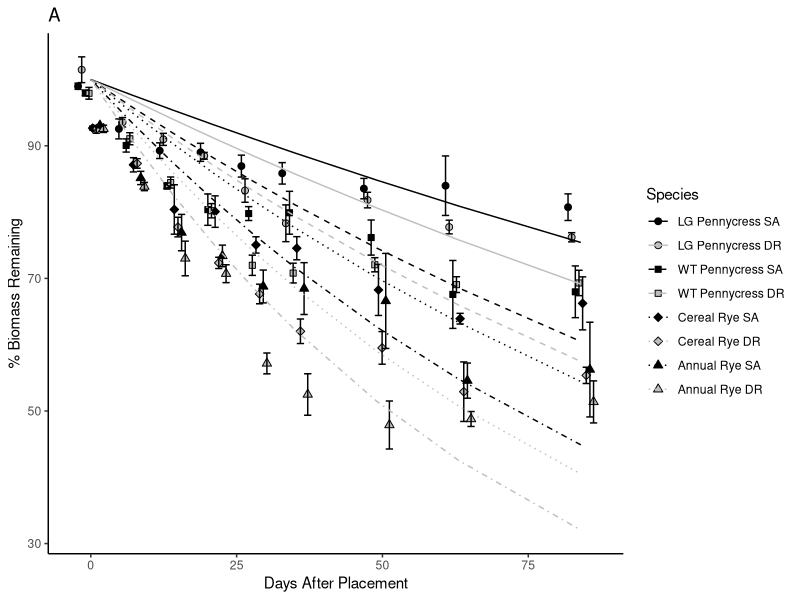
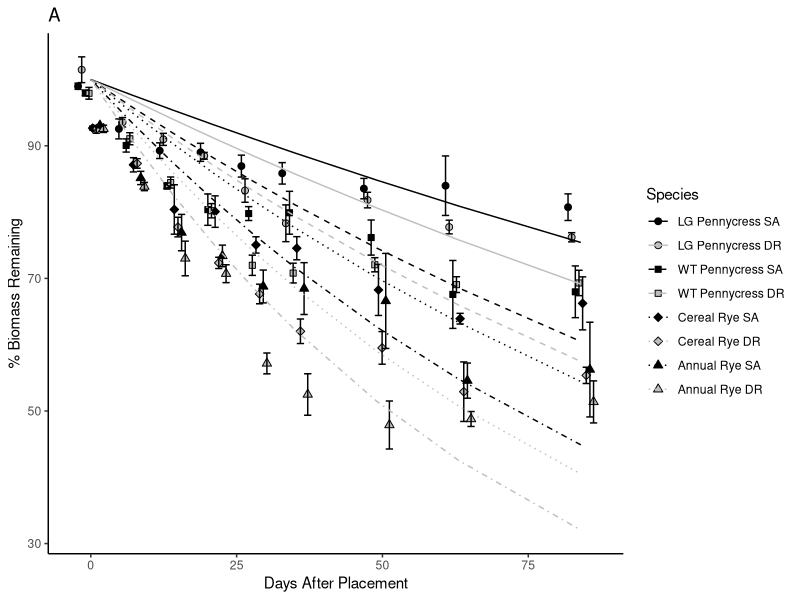
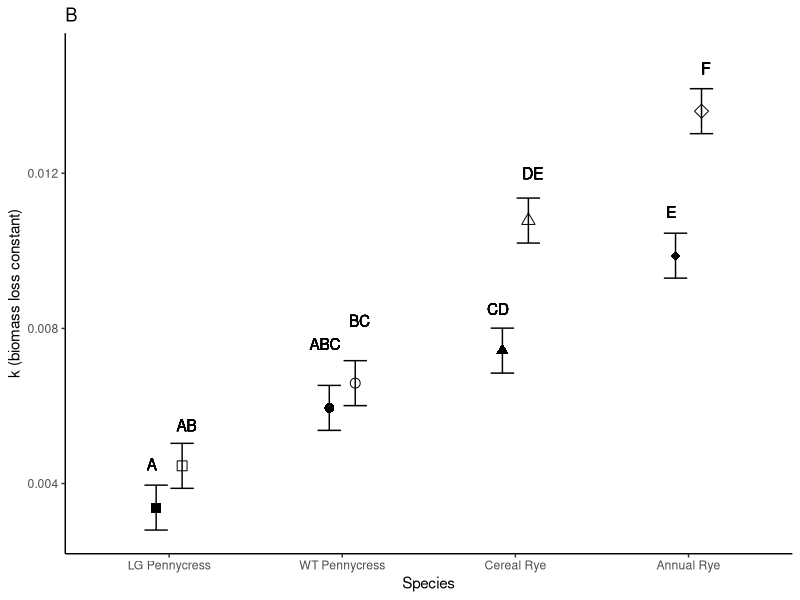
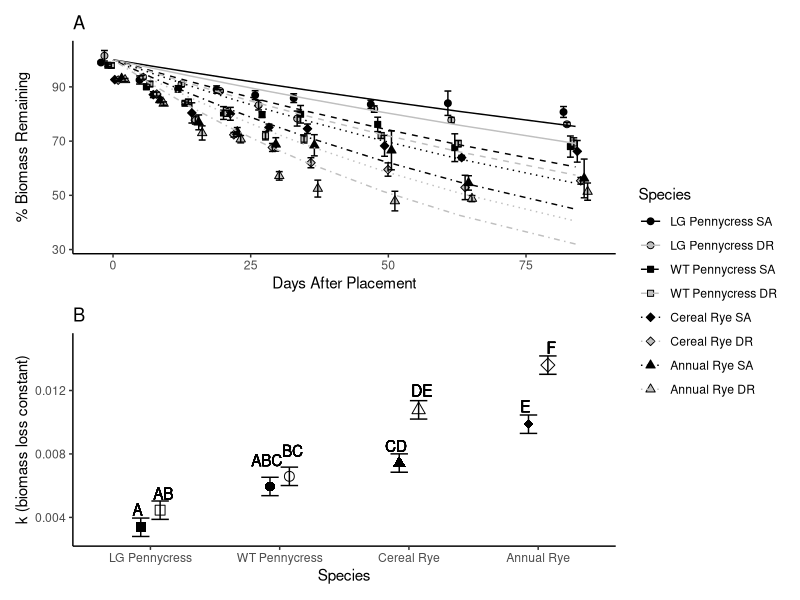
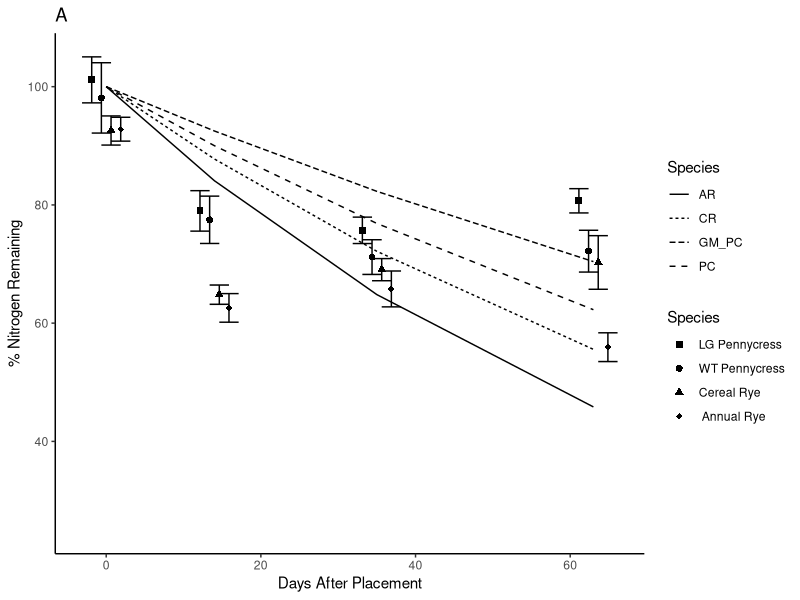
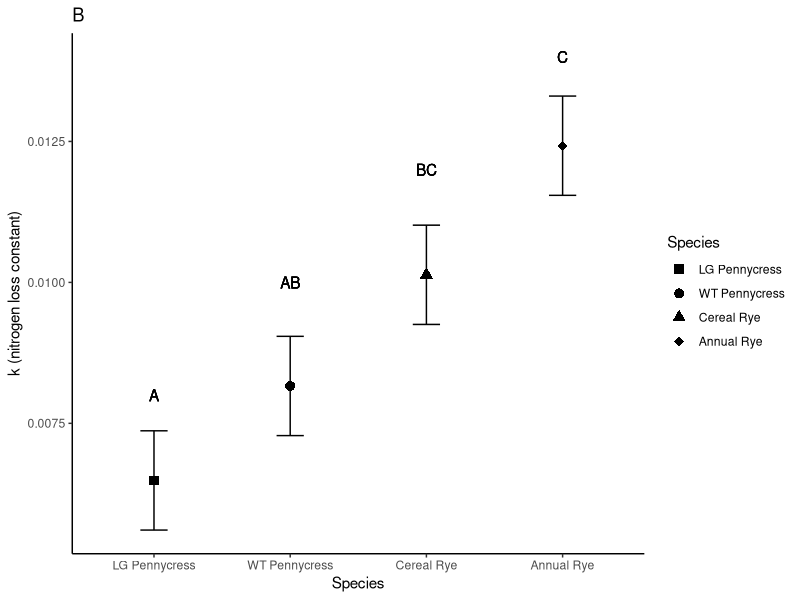
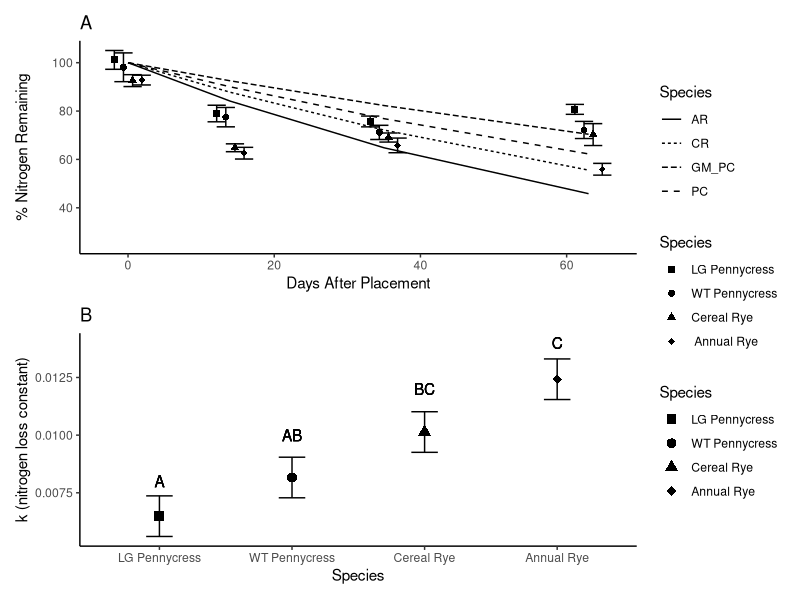
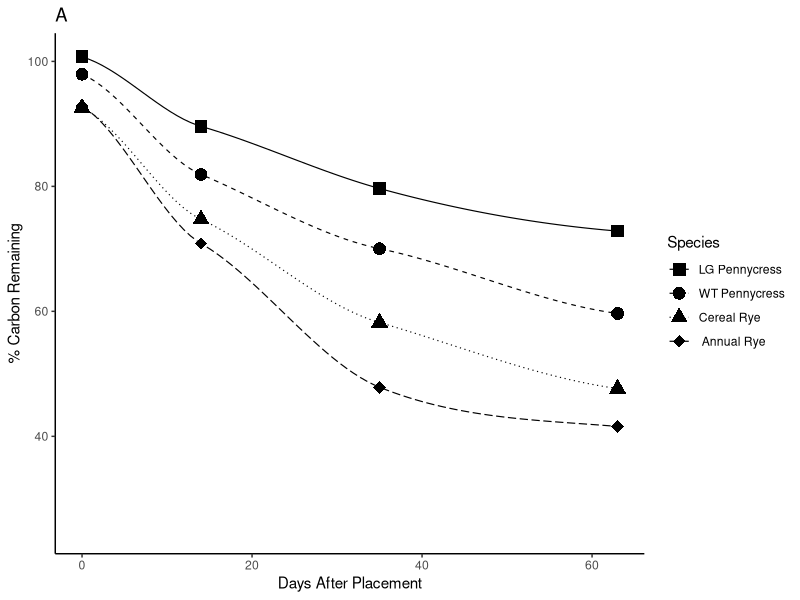

Here is the R script that generated these plots, in order:
# LOAD LIBRARIES ----
library(tidyverse) 
library(patchwork)

# OBJECTIVE ----
# I'm going to use this file for all of the final plotting
# I need to do so that I can do it all in one place.
# At the end of the biomass, nitrogen, and carbon analysis scripts
#I saved the relevant files as csv files
# in the filepath: "output/final". The full data frame for
# the nitrogen and carbon loss data is created and 
# saved in the carbon analysis file so that I only had to do it 
# once and put it in one place. 
# going to start by plotting the percent remaining over time, 
# and them the emmeans graphs with relevant
# statistics. Will see where to go from there. 

# READ IN THE DATA ----

# full nitrogen and carbon data ----
nutrients.df <- 
  read_csv("output/final files from import and k calcs/from import and clean/nutrients.csv")

# full decomp data ----
biomass.df <- 
  read_csv("output/final files from import and k calcs/from import and clean/total biomass.csv")

# now we load in the emmeans for those plots 
# biomass ----
biomass_k_emmeans.df <- 
  read_csv("output/statistical results/biomass results.csv")

# nitrogen ----
nitrogen_k_emmeans.df <- 
  read_csv("output/statistical results/nitrogen results.csv")

# carbon ----
carbon_k_emmeans.df <- 
  read_csv("output/statistical results/carbon results.csv")

# carbon to nitrogen ratios ----
ratios.df <- 
  read_csv("output/carbon to nitrogen ratios/c to n ratios.csv")

# carbon to nitrogen ratios by soil ----
ratio_soils.df <- 
  read_csv("output/carbon to nitrogen ratios/ c to n ratios by soil.csv")

# READ IN FITTED VALUES FOR PLOTTING ----

# biomass ----
biomass_fitted.df <- 
  read_csv("output/final files from import and k calcs/k values/fitted biomass.csv")
  
# nitrogen ----
nitrogen_fitted.df <-
  read_csv("output/final files from import and k calcs/k values/fitted nitrogen.csv")
  
# carbon ----
carbon_fitted.df <- 
  read_csv("output/final files from import and k calcs/k values/fitted carbon.csv")

# CLEANING OF FILES ----

# add species to biomass data frame 
biomass_k_emmeans.df <- biomass_k_emmeans.df %>%
  mutate(spp = case_when(
    trt == "GM_PC_1" ~ "gm_pc",
    trt == "GM_PC_2" ~ "gm_pc",
    trt == "PC_1" ~ "pc",
    trt == "PC_2" ~ "pc",
    trt == "CR_1" ~ "cr",
    trt == "CR_2" ~ "cr",
    trt == "AR_1" ~ "ar",
    trt == "AR_2" ~ "ar"))

# add soil to biomass data frame
biomass_k_emmeans.df <- biomass_k_emmeans.df %>%
  mutate(soil = case_when(
    trt == "GM_PC_1" ~ "1",
    trt == "GM_PC_2" ~ "2",
    trt == "PC_1" ~ "1",
    trt == "PC_2" ~ "2",
    trt == "CR_1" ~ "1",
    trt == "CR_2" ~ "2",
    trt == "AR_1" ~ "1",
    trt == "AR_2" ~ "2"))

# may have to put species and soil block together for the biomass days plot
biomass_fitted.df <- biomass_fitted.df %>%
  mutate(trt = paste(spp, soil_block, sep = "_"))

biomass.df <- biomass.df %>%
  mutate(trt = paste(spp, soil_block, sep = "_"))

biomass_fitted.df <- biomass_fitted.df %>%
  mutate(trt = as.factor(trt)) %>%
  mutate(trt = fct_relevel(trt,
                           "GM_PC_1", "GM_PC_2", "PC_1", "PC_2", "CR_1", "CR_2",
                           "AR_1", "AR_2")) 

# set up the factors for nitrogen 


# rename treatment to spp_soil to work with the graphs i aleady wrote
biomass_k_emmeans.df<- biomass_k_emmeans.df %>%
  rename(spp_soil = trt)

# FIGURES ----

# BIOMASS ----

# NEED TO 

# percent remaining
total_biomass_days.plot <- biomass.df %>%
  mutate(spp = as.factor(trt)) %>%
  mutate(trt = fct_relevel(trt,
                                "GM_PC_1", "GM_PC_2", "PC_1", "PC_2", "CR_1", "CR_2",
                                "AR_1", "AR_2")) %>%
  ggplot(mapping = aes(days, pct_mass_remain, 
                       shape = as.factor(trt), fill = trt)) + 
  stat_summary(fun = mean, na.rm = TRUE, geom = "point", size = 2,
               position = position_dodge(width = 5)) +
  stat_summary(fun.data = mean_se, na.rm = TRUE, geom = "errorbar", width = 10,
               position = position_dodge(width = 5)) +
  geom_line(data = biomass_fitted.df,
            aes(x= days, y=.fitted, linetype= as.factor(trt), color = as.factor(trt)))+
  labs(x = "Days After Placement", y = "% Biomass Remaining") +
  scale_shape_manual(name = "Species",
                     label = c("LG Pennycress SA","LG Pennycress DR",
                               "WT Pennycress SA", "WT Pennycress DR", 
                               "Cereal Rye SA", "Cereal Rye DR",
                               "Annual Rye SA", "Annual Rye DR"),
                     values = c(21, 21, 22, 22, 23,23, 24, 24)) +
  scale_linetype_manual(name = "Species",
                        label =
                          c("LG Pennycress SA","LG Pennycress DR",
                            "WT Pennycress SA", "WT Pennycress DR", 
                            "Cereal Rye SA", "Cereal Rye DR",
                            "Annual Rye SA", "Annual Rye DR"),
                        values = c(1, 1, 2, 2, 3, 3, 4, 4)) +
  scale_fill_manual(name = "Species",
                     label = c("LG Pennycress SA","LG Pennycress DR",
                               "WT Pennycress SA", "WT Pennycress DR", 
                               "Cereal Rye SA", "Cereal Rye DR",
                               "Annual Rye SA", "Annual Rye DR"),
                     values = c("black", "gray75", "black", "gray75",
                                "black", "gray75", "black", "gray75")) +
  scale_color_manual(name = "Species",
                    label = c("LG Pennycress SA","LG Pennycress DR",
                              "WT Pennycress SA", "WT Pennycress DR", 
                              "Cereal Rye SA", "Cereal Rye DR",
                              "Annual Rye SA", "Annual Rye DR"),
                    values = c("black", "gray75", "black", "gray75",
                               "black", "gray75", "black", "gray75")) +
  labs(shape = "Species", linetype = "Species") +
  expand_limits(y = 45) +
  ggtitle("A") +
  theme_classic()

total_biomass_days.plot

# WHAT METHOD DO WE USE FOR SMOOTH LINE???? ----
  # geom_smooth( aes(x = days, y = pct_mass_remain_corr, color=spp),
  #              method = "nls", formula = y ~ 100 * exp(-k*x), 
  #              method.args = list(start = c(k=0.001)), se = FALSE)

# geom_smooth(se = FALSE, color = "black", size = 0.4) +

# geom_smooth(se = FALSE, color = "black", size = 0.4, method="loess", span = 1.3) +


total_biomass_days.plot

# emm contrasts
biomass_contrast.plot <- biomass_k_emmeans.df %>%
  mutate(spp = fct_relevel(spp, "gm_pc", "pc", "cr", "ar")) %>%
  mutate(spp_soil = fct_relevel(spp_soil,
                                "GM_PC_1", "GM_PC_2", "PC_1", "PC_2", "CR_1", "CR_2",
                                "AR_1", "AR_2")) %>%
  ggplot(aes(x=spp)) +
  geom_point(aes(y=emmean, shape = spp_soil, group = soil), 
             position = position_dodge2(width = 0.3), size = 3) +
  geom_errorbar(aes(ymin = emmean-SE, ymax = emmean+SE, group = soil), 
                position = position_dodge2(0.3),
                stat="identity", width = 0.3) + 
  labs(x="Species", y= "k (biomass loss constant)")  +
  geom_text(aes(x = 0.9, y = .0045, label = "A")) +
  geom_text(aes(x = 1.1, y = .0055, label = "AB")) +
  geom_text(aes(x = 1.9, y = .0076, label = "ABC")) +
  geom_text(aes(x = 2.1, y = .0082, label = "BC")) +
  geom_text(aes(x = 2.9, y = .0085, label = "CD"))+
  geom_text(aes(x = 3.1, y = .012, label = "DE")) +
  geom_text(aes(x = 3.9, y = .011, label = "E"))+
  geom_text(aes(x = 4.1, y = .0147, label = "F")) +
  scale_x_discrete(labels = c("pc" = "WT Pennycress", "gm_pc" = "LG Pennycress",
                              "cr" = "Cereal Rye", "ar" = "Annual Rye")) +
  scale_shape_manual(name = "Soil ",
                     label = c("LG Pennycress SA","LG Pennycress DR",
                               "WT Pennycress SA", "WT Pennycress DR", 
                               "Cereal Rye SA", "Cereal Rye DR",
                               "Annual Rye SA", "Annual Rye DR"),
                     values = c(15, 0, 16, 1, 17, 2, 18, 5)) +
  expand_limits(ymin = 0.005, ymax = 0.015) +
  ggtitle("B") +
  theme_classic() +
  theme(legend.position = "none")

biomass_contrast.plot

# full
total_biomass_days.plot + biomass_contrast.plot + plot_layout(ncol = 1, guides = "collect")


# NITROGEN ----

# mass remaining 
nitrogen_days.plot <- nutrients.df %>%
   mutate(spp = as.factor(spp)) %>%
   mutate(spp = fct_relevel(spp, "GM_PC", "PC", "CR", "AR")) %>%
  ggplot(mapping = aes(days, pct_n_remain, shape = spp)) +
  stat_summary(fun = mean, na.rm = TRUE, geom = "point", size = 2,
               position = position_dodge(width = 5)) +
  stat_summary(fun.data = mean_se, na.rm = TRUE, geom = "errorbar", width = 10,
               position = position_dodge(width = 5)) +
  geom_line(data = nitrogen_fitted.df,
            aes(x= days, y=.fitted, linetype = as.factor(spp)))+
  labs(x = "Days After Placement", y = "% Nitrogen Remaining") +
  scale_shape_manual(name = "Species", 
                     label = c("LG Pennycress", "WT Pennycress", "Cereal Rye", " Annual Rye"),
                     values = c(15, 16, 17, 18)) +
  # scale_linetype_manual(name = "Species",
  #                       label =
  #                         c("LG Pennycress", "WT Pennycress", "Cereal Rye", " Annual Rye"),
  #                       values = c(1, 2, 3, 5)) +
  labs(shape = "Species", linetype = "Species") +
  expand_limits(y = 25) +
  ggtitle("A") +
  theme_classic()

nitrogen_days.plot

# emmeans with spp on x
# empty shapes with fill for soil - soil type differentially affects decomposition by species 
nitrogen_emm.plot <- nitrogen_k_emmeans.df %>%
  mutate(spp = fct_relevel(spp, "GM_PC", "PC", "CR", "AR")) %>%
  ggplot(aes(x=spp, shape = spp)) +
  geom_point(aes(y=emmean), size=3) +
  geom_errorbar(aes(ymin = emmean-SE, ymax = emmean+SE), 
                stat="identity", width = 0.2) +
  labs(x="Species", y= "k (nitrogen loss constant)")  +
  geom_text(aes(x = 1, y = .008, label = "A")) +
  geom_text(aes(x = 2, y = .010, label = "AB")) +
  geom_text(aes(x = 3, y = .012, label = "BC"))+
  geom_text(aes(x = 4, y = .014, label = "C")) +
  scale_x_discrete(labels = c("PC" = "WT Pennycress", "GM_PC"= "LG Pennycress",
                              "CR" = "Cereal Rye", "AR" = "Annual Rye")) +
  scale_shape_manual(name = "Species", 
                     label = c("LG Pennycress", "WT Pennycress", "Cereal Rye", "Annual Rye"),
                     values = c(15, 16, 17, 18)) +
  ggtitle("B") +
  theme_classic()

nitrogen_emm.plot

# full
nitrogen_days.plot + nitrogen_emm.plot + plot_layout(guides = "collect", ncol = 1)

# CARBON ----

# mass remaining 
carbon.plot <- nutrients.df %>%
  mutate(spp = as.factor(spp)) %>%
  mutate(spp = fct_relevel(spp, "GM_PC", "PC", "CR", "AR")) %>%
  ggplot(mapping = aes(days, pct_c_remain, shape = spp, linetype = spp)) +
  stat_summary(fun = mean, na.rm = TRUE, geom = "point", size = 4) +
  geom_smooth(se = FALSE, color = "black", size = 0.4) +
  stat_summary(fun = mean, na.rm = TRUE, geom = "point", size = 3) +
  labs(x = "Days After Placement", y = "% Carbon Remaining") +
  scale_shape_manual(name = "Species", 
                     label = c("LG Pennycress", "WT Pennycress", "Cereal Rye", " Annual Rye"),
                     values = c(15, 16, 17, 18)) +
  scale_linetype_manual(name = "Species",
                        label =
                          c("LG Pennycress", "WT Pennycress", "Cereal Rye", " Annual Rye"),
                        values = c(1, 2, 3, 5)) +
  labs(shape = "Species", linetype = "Species") +
  expand_limits(y = 25) +
  ggtitle("A") +
  theme_classic()

carbon.plot

# emmeans 
carbon_emm.plot <- carbon_k_emmeans.df %>%
  mutate(spp = fct_relevel(spp, "GM_PC", "PC", "CR", "AR")) %>%
  ggplot(aes(x=spp, shape = spp)) +
  geom_point(aes(y=emmean), size=3) +
  geom_errorbar(aes(ymin = emmean-SE, ymax = emmean+SE), 
                stat="identity", width = 0.2) +
  labs(x="Species", y= "k (carbon loss constant)")  +
  geom_text(aes(x = 1, y = .007, label = "A")) +
  geom_text(aes(x = 2, y = .011, label = "B")) +
  geom_text(aes(x = 3, y = .0162, label = "C"))+
  geom_text(aes(x = 4, y = .02, label = "D")) +
  scale_x_discrete(labels = c("PC" = "WT Pennycress", "GM_PC"= "LG Pennycress",
                              "CR" = "Cereal Rye", "AR" = "Annual Rye")) +
  scale_shape_manual(name = "Species", 
                     label = c("LG Pennycress", "WT Pennycress", "Cereal Rye", "Annual Rye"),
                     values = c(15, 16, 17, 18)) +
  expand_limits(ymin = 0.005, ymax = 0.02) +
  ggtitle("B") +
  theme_classic()

carbon_emm.plot

# carbon plots together
carbon.plot + carbon_emm.plot + plot_layout(ncol = 1)

# PUT THE PLOTS TOGETHER FOR THE PAPER ----

# biomass ----
final_biomass.plot <- 
  total_biomass_days.plot + biomass_contrast.plot + plot_layout(ncol = 1, guides = "collect")

# save it 
# ggsave(final_biomass.plot, path = "output/figures/final biomass.jpg",
#        units = "in", width = 6, height = 6, dpi = 700)

ggsave("output/figures/final biomass.jpg", final_biomass.plot,
       width = 7, height = 7, dpi = 700)

# nitrogen ----
final_nitrogen.plot <- 
  nitrogen_days.plot + nitrogen_emm.plot + plot_layout(guides = "collect", ncol = 1)

# save it
ggsave("output/figures/final nitrogen.jpg", final_nitrogen.plot,
       width = 7, height = 7, dpi = 700)


# carbon ----
final_carbon.plot <- 
  carbon.plot + carbon_emm.plot + plot_layout(ncol = 1)

#save it 
ggsave("output/figures/final carbon.jpg", final_carbon.plot,
       width = 7, height = 7, dpi = 700)


# CARBON TO NITROGEN RATIOS PLOTTING ----

# just looking at initial carbon to nitrogen ratio by species
ratios.df %>%
  filter(days == 0) %>%
  ggplot(mapping = aes(spp, mean, shape = spp)) +
  geom_point(size = 3) +
  scale_shape_manual(name = "Species", 
                     label = c("Annual Rye", "Cereal Rye", "LG Pennycress", " WT Pennycress"),
                     values = c(15, 16, 17, 18)) +
  labs(x = "Species", y = "Initial Carbon to Nitrogen Ratio") +
  theme_classic()
  
# with comparisons to other papers and sources
ratios.df %>%
  filter(days == 0) %>%
  mutate(spp = fct_relevel(spp, "GM_PC", "PC", "CR", "AR")) %>%
  ggplot(mapping = aes(spp, mean, shape = spp)) +
  geom_point(size = 5) +
  scale_shape_manual(name = "Species", 
                     label = c("LG Pennycress", "WT Pennycress", "Cereal Rye", "Annual Rye"),
                     values = c(15, 16, 17, 18)) +
  scale_x_discrete(labels = c("PC" = "WT Pennycress", "GM_PC"= "LG Pennycress",
                              "CR" = "Cereal Rye", "AR" = "Annual Rye")) +
  geom_text(aes(x = 1, y = 11, label = "Hairy Vetch")) +
  geom_text(aes(x = 1, y = 57, label = "Corn Stover")) +
  geom_text(aes(x = 1, y = 24, label = "Ideal Microbial Diet")) +
  labs(x = "Species", y = "Initial Carbon to Nitrogen Ratio") +
  theme_classic()

# at cn of 24/25 to 1 there is no leftover carbon or nitrogen!


  




